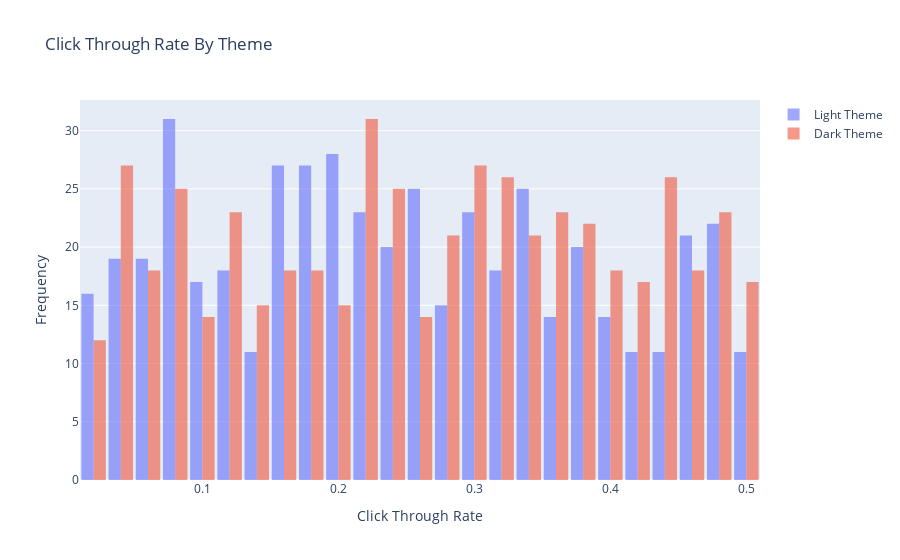

Here is the notebook cell this chart was saved with:
### Code cell
# Create grouped bar chart for Click Through Rate 

fig = go.Figure()

fig.add_trace(go.Histogram(x=light_theme_data['Click Through Rate'],name = 'Light Theme',opacity = 0.6))
fig.add_trace(go.Histogram(x=dark_theme_data['Click Through Rate'],name = 'Dark Theme',opacity = 0.6))

fig.update_layout(
    title_text = 'Click Through Rate By Theme',
    xaxis_title_text = 'Click Through Rate',
    yaxis_title_text = 'Frequency',
    barmode = 'group',
    bargap = 0.1
)
fig.show()

### Figure 1 — Plotly figure (JSON) as saved in the notebook; plotly's stock layout.template omitted (floating-point values rounded to 4 significant figures; data arrays with more than 128 entries replaced by an {"elided": "..."} marker saying what was removed)
{"data": [{"name": "Light Theme", "opacity": 0.6, "type": "histogram", "x": {"elided": "486 float values"}}, {"name": "Dark Theme", "opacity": 0.6, "type": "histogram", "x": {"elided": "514 float values"}}], "layout": {"bargap": 0.1, "barmode": "group", "title": {"text": "Click Through Rate By Theme"}, "xaxis": {"title": {"text": "Click Through Rate"}}, "yaxis": {"title": {"text": "Frequency"}}}}
